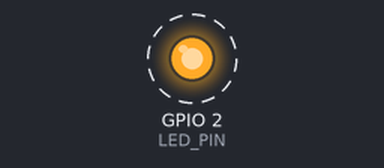
A sketch run on a simulated ESP32. Parts: output pins drawn as LEDs (lit = HIGH). Dashed ring = blinking. What the sketch prints to the serial monitor is not drawn.

Above: at 0.5 s.
Timing chart, 0 to 4.6 s (numbered marks = the images above):
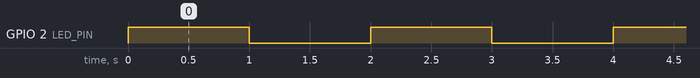

The sketch:

ESP32_Wired_Test.ino
```cpp
#define LED_PIN 2   // Onboard LED on most ESP32 dev boards

void setup() {
  Serial.begin(115200);
  pinMode(LED_PIN, OUTPUT);
  Serial.println("ESP32 is alive!");
}

void loop() {
  digitalWrite(LED_PIN, HIGH);
  Serial.println("LED ON");
  delay(1000);
  digitalWrite(LED_PIN, LOW);
  Serial.println("LED OFF");
  delay(1000);
}
```

Measured:
- by itself, GPIO 2 (LED_PIN): alternates HIGH for 1.0 s and LOW for 1.0 s
